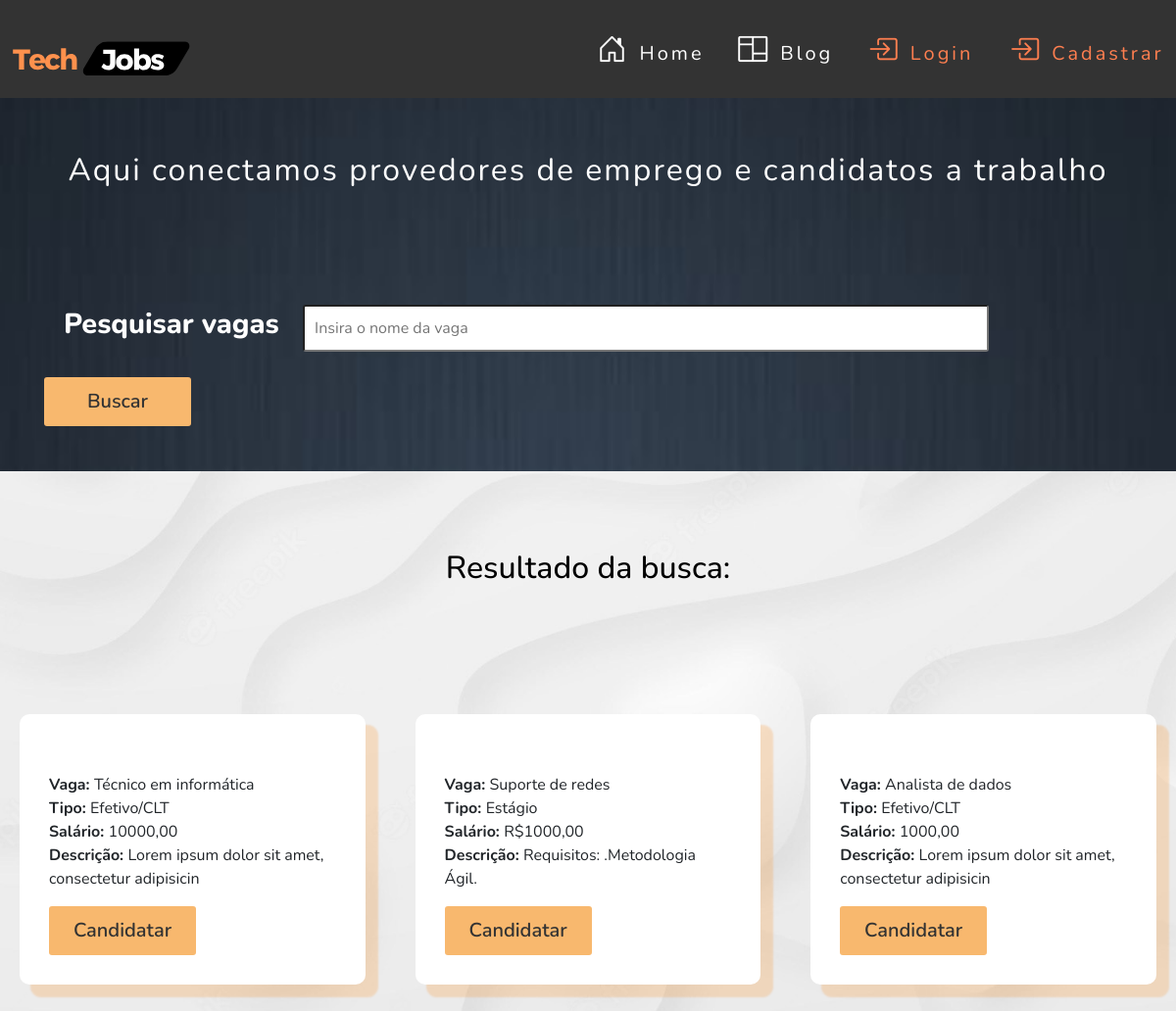
Before: /vaga/consulta.php with the older database file.
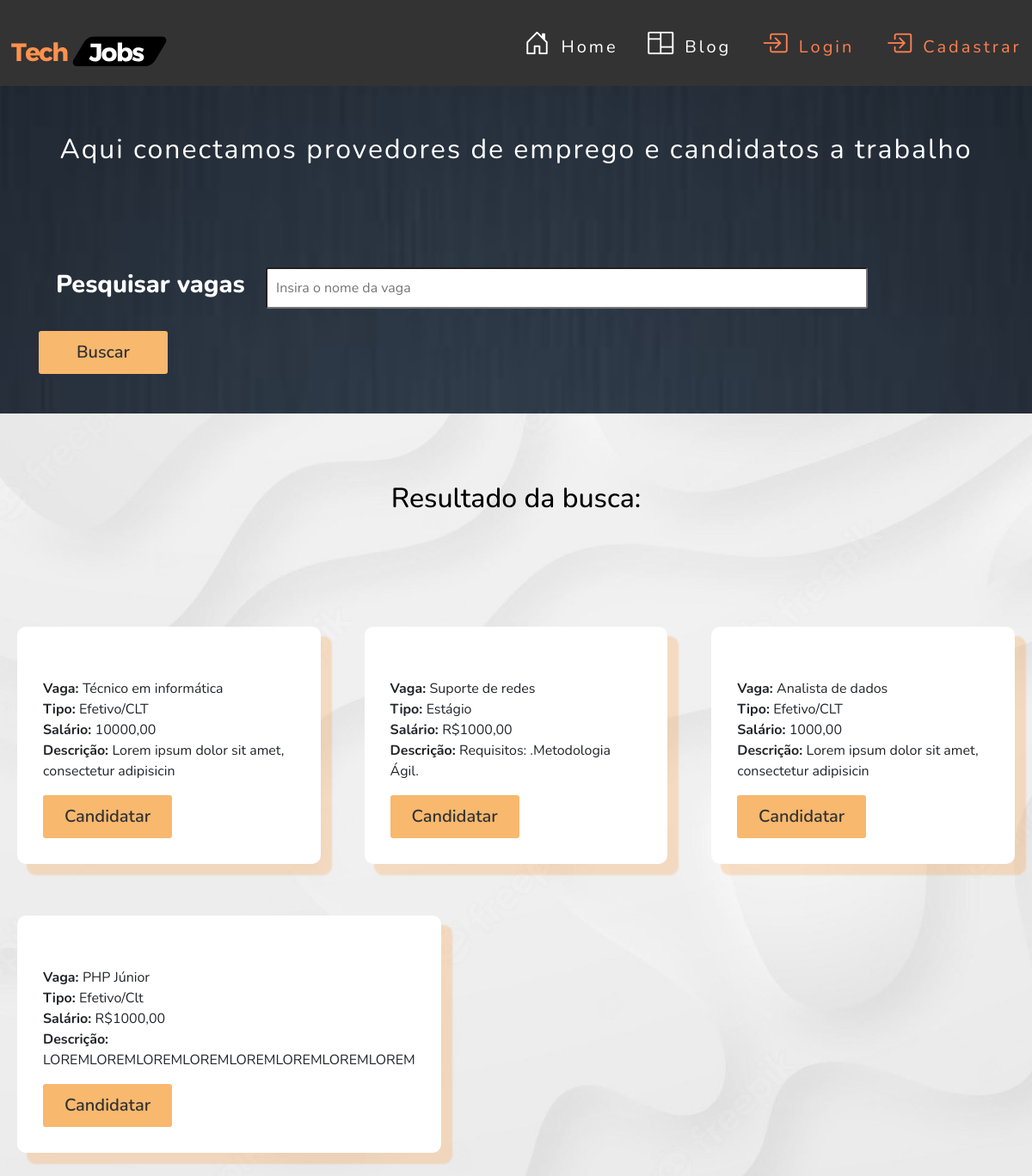
After: the same page with the newer database file.
### tables this page shows
CREATE TABLE `vaga` (
  `id` int NOT NULL,
  `nome` varchar(50) NOT NULL,
  `tipo` varchar(30) NOT NULL,
  `descricao` longtext NOT NULL,
  `salario` varchar(50) NOT NULL,
  `carga_horaria` varchar(100) NOT NULL,
  `data_publicacao` date NOT NULL,
  `data_expiracao` date NOT NULL,
  `usuario_id` int DEFAULT NULL
);

### src/database/conexao.php (called while the page is built)
<?php
class Conexao
{
    public static function getConexao()
    {
        try {
            return new PDO("mysql:host=127.0.0.1;dbname=techjobsdb", "root", "");
        } catch (\PDOException $e) {
            echo 'Error ao conectar com banco de dados. ' . $e->getMessage();
            return null;
        }
    }
}

### src/dao/vagadao.php (called while the page is built, shortened)
<?php
include_once __DIR__ . '/../database/conexao.php';
class  VagaDAO
{
    private $dbh;
    public function __construct()
    {
        $this->dbh = Conexao::getConexao();
    }
    public function getByVaga(string $nome)
    {
        $vaga = filter_input(INPUT_POST, 'vaga', FILTER_SANITIZE_SPECIAL_CHARS);
        $query = ("SELECT * FROM vaga WHERE nome LIKE '%$vaga%'");
        $stmt = $this->dbh->query($query);
        $resultados = $stmt->fetchAll(PDO::FETCH_ASSOC);
        $this->dbh = null;
        return $resultados;
    }
}

### vaga/consulta.php (the view, shortened to what this page needs)
<?php
require_once __DIR__ . '/../src/dao/vagadao.php';
if (isset($_SESSION['usuario'])) {
    require_once __DIR__ . '/../layouts/headerlogin.php';
} else {
    require_once __DIR__ . '/../layouts/headerHome.php';
}
$dao = new VagaDAO();
$vagas = $dao->getByVaga('$nome');
?>
<link rel="stylesheet" href="https://maxcdn.bootstrapcdn.com/bootstrap/4.0.0/css/bootstrap.min.css"
>
<link rel="stylesheet" href="../assets/css/style.css">
<link rel="stylesheet" href="https://cdn.jsdelivr.net/npm/bootstrap-icons@1.11.1/font/bootstrap-icons.css">
<body id="home">
<div class="main-cta">
    <article class="main-cta-banner">
        <div class="main-cta-banner-spacer">
            <p>Aqui conectamos provedores de emprego e candidatos a trabalho</p>
            <div class="col-md-12">
                <div class="card-body font-weight-bold">
                    <div class="form-group main-cta-banner-busca">
                        <form action="consulta.php" method="POST">
                            <label for="vaga">
                                <h1>Pesquisar vagas</h1>
                            </label>
                            <input type="text" name="vaga" size="50" placeholder="Insira o nome da vaga"></input>
                            <span class="btn-orange">
                                    <button type="submit" class="btn-primary btn-lg">Buscar</button>
                                </span>
                        </form>
                    </div>
                </div>
            </div>
        </div>
    </article>
</div>
<section class="main-blog">
    <div class="main-blog-content">
        <?php
        if (!count($vagas)) { ?>
            <div class="main-blog-header">
                <h2 class="aos-init aos-animate">
                    Ainda não temos as vagas que você procura :(
                </h2>
            </div>
        <?php } else { ?>
            <div class="main-blog-header">
                <h2 class="aos-init aos-animate">
                    Resultado da busca:
                </h2>
            </div>
            <?php foreach ($vagas
                           as $vaga) { ?>
                <article>
                    <div class="icon"><i class="fa fa-3x fa-angellist"></i></div>
                    <div class="content" title="<?= $vaga['descricao'] ?>">
                        <?php echo '<strong>Vaga: </strong>' . $vaga['nome'] ?><br>
                        <p><?php echo '<strong>Tipo: </strong> ' . $vaga['tipo'] ?><br>
                            <?php echo '<strong>Salário: </strong> ' . $vaga['salario'] ?><br>
                            <?php echo '<strong>Descrição: </strong> ' .
                                substr($vaga['descricao'], 0,
                                    (strlen($vaga['descricao']) >= 50 ? 50 :
                                        strlen($vaga['descricao']))) ?>
                        </p>
                        <span class="btn-orange">
                                    <a href="candidatar.php?id=<?= $vaga['id'] ?>"><button type="submit"
                                                                                           class="btn-primary btn-lg">Candidatar</button></a>
                                </span>
                    </div>
                </article>
            <?php }
        } ?>
    </div>
</section>
</body>

### layouts/headerHome.php
<header class="main-header">
    <nav class="main-header-content">
        <div class="logo">
            <a href="index.php">
                <img src="../assets/img/Tech%20(1).svg" alt="" width="200px" height="100px">
            </a>
        </div>
        <nav class="menu">
            <ul>
                <li class="item-menu">
                    <a href="index.php">
                        <span class="icon"><i class="bi bi-house-door"></i></span>
                        <span class="txt-link">Home</span>
                    </a>
                </li>
                <li class="item-menu">
                    <a href="blog.php">
                        <span class="icon"><i class="bi bi-columns"></i></span>
                        <span class="txt-link">Blog</span>
                    </a>
                </li>
                <li class="item-menu">
                    <a style="color: coral" href="../auth/index.php">
                        <span class="icon"><i class="bi bi-box-arrow-in-right"></i></span>
                        <span class="txt-link">Login</span>
                    </a>
                </li>
                <li class="item-menu">
                    <a style="color: coral" href="../usuarios/opçõesCadastro.php">
                        <span class="icon"><i class="bi bi-box-arrow-in-right"></i></span>
                        <span class="txt-link">Cadastrar</span>
                    </a>
                </li>
            </ul>
        </nav>
    </nav>
</header>

### assets/css/style.css (style rules this page uses)
* { margin: 0; padding: 0; box-sizing: border-box; font-family: Nunito, Arial, Helvetica, sans-serif; }
body { background-color: #eee; animation-name: FadeIn; animation-duration: .6s; animation-delay: .5s; animation-timing-function: ease-in-out; animation-fill-mode: backwards; animation-direction: alternate; font-family: Arial, Helvetica, sans-serif; background: url("../img/0-white-bg-1.jpeg"); background-size: cover; overflow-x: hidden; }
.main-header { width: 100%; background: #333333; padding: 10px 0; height: 100px; }
.main-header .main-header-content { display: flex; max-width: 1800px; margin: 0 auto; justify-content: space-between; }
.main-header .main-header-content .logo { flex-basis: 25%; border: none !important; }
.main-header .main-header-content .logo a { text-decoration: none; font-size: 1.5rem; letter-spacing: 3px; color: coral; padding: 5px; transition: .5s; }
nav.menu { transition: .2s; }
.menu ul { list-style-type: none; display: flex; }
.menu ul li.item-menu a { color: #ffffff; text-decoration: none; transition: .5s; font-size: 20px; padding: 25px 4%; display: flex; margin-bottom: 20px; line-height: 40px; cursor: pointer; letter-spacing: 3px; }
.menu ul li.item-menu a .txt-link { margin-left: 10px; margin-right: 20px; }
.menu ul li.item-menu a .icon { font-size: 30px; margin-left: 15px; }
.main-cta { width: 100%; background-image: url(../img/blue2.jpg); background-color: #333333; background-position: center center; background-size: cover; background-repeat: no-repeat; background-attachment: fixed; color: #fff; }
.main-cta .main-cta-banner { max-width: 1300px; margin: 0 auto; }
.main-cta .main-cta-banner .main-cta-banner-spacer p { font-size: 2rem; font-weight: 400; letter-spacing: 2px; color: #ffffff; text-align: center; padding: 50px 0; }
.main-cta .main-cta-banner .main-cta-banner-spacer label h1 { font-size: 1.8em; font-weight: 800; color: #ffffff; text-align: center; padding: 20px; }
.main-cta-banner-busca { padding: 10px; width: 100%; }
.main-cta-banner-busca input { padding: 10px; width: 700px; border-radius: 3px; margin-right: 15px; }
.btn-orange a button { border: none; padding: 10px; width: 150px; background-color: rgb(248, 184, 110); color: #333333; text-align: center; text-decoration: none; font-weight: 600; border-radius: 3px; cursor: pointer; transition: 0.6s; }
.btn-orange button { border: none; padding: 10px; width: 150px; background-color: rgb(248, 184, 110); color: #333333; text-align: center; text-decoration: none; font-weight: 600; border-radius: 3px; cursor: pointer; transition: 0.6s; }
.main-blog { max-width: 1300px; margin-left: auto; margin-right: auto; }
.main-blog .main-blog-header { width: 100%; padding-bottom: 50px; margin-bottom: 30px; }
.main-blog .main-blog-header h2 { color: #000000; margin: 0 5px; padding-top: 60px; padding-bottom: 50px; font-size: 2rem; font-weight: 500; text-align: center; }
.main-blog .main-blog-content { display: flex; flex-wrap: wrap; justify-content: space-between; margin: 20px; }
.main-blog .main-blog-content article { flex-basis: calc(33% - 30px); margin-bottom: 60px; border: none #e2dddd; border-radius: 10px; background-color: #fff; box-shadow: 12px 12px 2px 1px rgba(255, 132, 0, 0.2); padding: 30px; }
.main-blog .main-blog-content article .icon { padding: 15px; margin: 0 auto; }
a { text-decoration: none }

Changed rows visible on the page:
added vaga: nome "PHP Júnior", tipo "Efetivo/Clt", salario "R$1000,00", descricao "LOREMLOREMLOREMLOREMLOREMLOREMLOREMLOREM"
